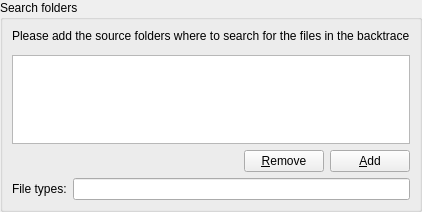
<ui version="4.0" >
 <class>BtConfigWidget</class>
 <widget class="QWidget" name="BtConfigWidget" >
  <property name="geometry" >
   <rect>
    <x>0</x>
    <y>0</y>
    <width>362</width>
    <height>212</height>
   </rect>
  </property>
  <layout class="QVBoxLayout" name="verticalLayout_2" >
   <property name="spacing" >
    <number>0</number>
   </property>
   <property name="margin" >
    <number>0</number>
   </property>
   <item>
    <widget class="QGroupBox" name="gFolderList" >
     <property name="title" >
      <string>Search folders</string>
     </property>
     <layout class="QVBoxLayout" name="verticalLayout" >
      <item>
       <widget class="QLabel" name="label" >
        <property name="text" >
         <string>Please add the source folders where to search for the files in the backtrace</string>
        </property>
        <property name="textFormat" >
         <enum>Qt::PlainText</enum>
        </property>
       </widget>
      </item>
      <item>
       <widget class="KUrlRequester" name="edtUrl" />
      </item>
      <item>
       <widget class="QListWidget" name="lstFolders" >
        <property name="whatsThis" >
         <string>&lt;!DOCTYPE HTML PUBLIC "-//W3C//DTD HTML 4.0//EN" "http://www.w3.org/TR/REC-html40/strict.dtd">
&lt;html>&lt;head>&lt;meta name="qrichtext" content="1" />&lt;style type="text/css">
p, li { white-space: pre-wrap; }
&lt;/style>&lt;/head>&lt;body style=" font-family:'Sans Serif'; font-size:10pt; font-weight:400; font-style:normal;">
&lt;p style=" margin-top:0px; margin-bottom:0px; margin-left:0px; margin-right:0px; -qt-block-indent:0; text-indent:0px;">Insert the source folders here. As example, for KDE development you have to add the Qt and kdelibs source folders:&lt;/p>
&lt;ul style="-qt-list-indent: 1;">&lt;li style=" margin-top:12px; margin-bottom:0px; margin-left:0px; margin-right:0px; -qt-block-indent:0; text-indent:0px;">/path/to/kdelibs&lt;/li>
&lt;li style=" margin-top:0px; margin-bottom:12px; margin-left:0px; margin-right:0px; -qt-block-indent:0; text-indent:0px;">/path/to/qt/src&lt;/li>&lt;/ul>&lt;/body>&lt;/html></string>
        </property>
       </widget>
      </item>
      <item>
       <layout class="QHBoxLayout" name="horizontalLayout_2" >
        <item>
         <spacer name="horizontalSpacer" >
          <property name="orientation" >
           <enum>Qt::Horizontal</enum>
          </property>
          <property name="sizeHint" stdset="0" >
           <size>
            <width>218</width>
            <height>20</height>
           </size>
          </property>
         </spacer>
        </item>
        <item>
         <widget class="KPushButton" name="btnRemove" >
          <property name="text" >
           <string>&amp;Remove</string>
          </property>
         </widget>
        </item>
        <item>
         <widget class="KPushButton" name="btnAdd" >
          <property name="text" >
           <string>&amp;Add</string>
          </property>
         </widget>
        </item>
       </layout>
      </item>
      <item>
       <layout class="QHBoxLayout" name="horizontalLayout" >
        <item>
         <widget class="QLabel" name="label_2" >
          <property name="text" >
           <string>File types:</string>
          </property>
          <property name="textFormat" >
           <enum>Qt::PlainText</enum>
          </property>
         </widget>
        </item>
        <item>
         <widget class="QLineEdit" name="edtExtensions" >
          <property name="whatsThis" >
           <string>List of file extensions. Example: *.cpp, *.h, *.c, etc...</string>
          </property>
         </widget>
        </item>
       </layout>
      </item>
     </layout>
    </widget>
   </item>
   <item>
    <spacer name="verticalSpacer" >
     <property name="orientation" >
      <enum>Qt::Vertical</enum>
     </property>
     <property name="sizeHint" stdset="0" >
      <size>
       <width>20</width>
       <height>40</height>
      </size>
     </property>
    </spacer>
   </item>
  </layout>
 </widget>
 <customwidgets>
  <customwidget>
   <class>KPushButton</class>
   <extends>QPushButton</extends>
   <header>kpushbutton.h</header>
  </customwidget>
  <customwidget>
   <class>KUrlRequester</class>
   <extends>QFrame</extends>
   <header>kurlrequester.h</header>
  </customwidget>
 </customwidgets>
 <resources/>
 <connections/>
</ui>
